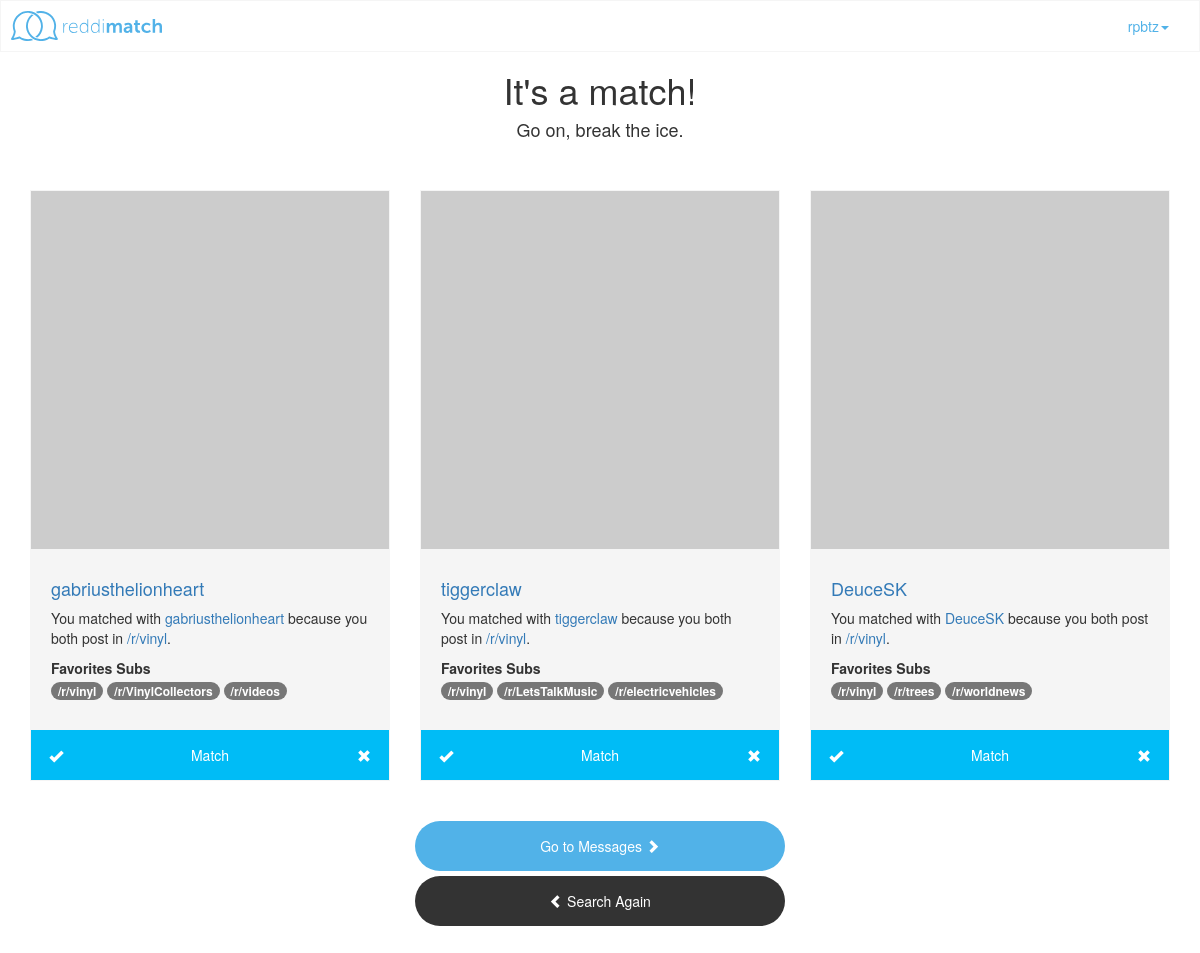
The app's page /friend_match (signed in) with its own data.
### app/models.py (models this page shows, shortened)
class User(db.Model):
    id = db.Column(db.Integer, primary_key=True)
    username = db.Column(db.String(80), unique=True)
    reddit_username = db.Column(db.String(80), unique=True)
    email = db.Column(db.String(120), unique=True)
    refresh_token = db.Column(db.String(60))
    age = db.Column(db.Integer)
    gender = db.Column(db.String(60))
    location = db.Column(db.String(120))
    postal_code = db.Column(db.String(10))
    latitude = db.Column(db.Float)
    longitude = db.Column(db.Float)
    bio = db.Column(db.String(140))
    profile_photo_url = db.Column(db.String(120))
    registered = db.Column(db.Boolean)
    deleted = db.Column(db.Boolean)
    favorited = db.relationship('Subreddit', secondary=favorite_subs,
        backref=db.backref('favorite_subs', lazy='dynamic'), lazy='dynamic')
    matched = db.relationship('User',
                               secondary=matches,
                               primaryjoin=(matches.c.user_id == id),
                               secondaryjoin=(matches.c.matched_id == id),
                               backref=db.backref('matches', lazy='dynamic'),
                               lazy='dynamic')
    is_online = db.Column(db.Boolean)
    def avatar(self, size):
        if self.email is not None:
            return 'http://www.gravatar.com/avatar/%s?d=retro&s=%d' % (md5(self.email.encode('utf-8')).hexdigest(), size)
        else:
            return 'http://www.gravatar.com/avatar/?d=mm&s=%s' % size
    def favorited_subs(self):
        return Subreddit.query.join(favorite_subs, (favorite_subs.c.subreddit_id == Subreddit.id)).filter(favorite_subs.c.user_id == self.id)
    def is_matched(self, user):
        return self.matched.filter(matches.c.matched_id == user.id).count() > 0
    def is_authenticated(self):
        return True

class Subreddit(db.Model):
    __tablename__ = 'subreddit'
    id = db.Column(db.Integer, primary_key=True)
    reddit_id = db.Column(db.String(60))
    category = db.Column(db.String(60))
    name = db.Column(db.String(60))
    def favorited_users(self):
        return User.query.join(favorite_subs, favorite_subs.c.user_id == User.id).filter(favorite_subs.c.subreddit_id == self.id)

### app/views.py (the view)
@app.route('/friend_match')
@login_required
def friend_match():
    user = current_user
    favs = user.favorited_subs().all()
    matches = []
    for sub in favs:
        users = sub.favorited_users().all()
        for u in users:
            if u.username is not user.username and user.is_matched(u) == False:
                if models.User.query.filter_by(reddit_username=u.username).first():
                    favs = models.User.query.filter_by(reddit_username=u.username).first().favorited_subs().all()
                else:
                    favs = reddit_api.get_favorite_subs(u)
                lis = ['onsite', u.username, sub.name, u.avatar(300)]
                for fav in favs:
                    lis.append(fav.name)
                matches.append(lis)
    if len(matches) > 3:
        matches = random.sample(matches, 3)
    if len(matches) == 0:
        matches = reddit_api.get_offsite_users(favs)
        if len(matches) == 0:
            matches = None
    return render_template('results.html', matches=matches)

### app/views.py (called while the page is built)
@lm.user_loader
def load_user(id):
    return models.User.query.get(int(id))

@app.before_request
def before_request():
    g.user = current_user

### app/templates/results.html (shortened to what this page needs)
{% extends "base.html" %}
{% block container%}container{% endblock %}
{% block page_class%}class="results_page"{% endblock %}
{% block content %}
  {% if current_user.is_authenticated() %}
    <div class="text-center">
      {% if matches != None %}
        <div class="row">
          <h1>It's a match!</h1>
          <h4>Go on, break the ice.</h4>
        </div>
        <div class="row matches">
        {% for match in matches %}
          <div class="col-md-4 col-sm-6 col-sm-offset-0 col-xs-10 col-xs-offset-1 text-left">
            <div class="match">
              {% if match[0] == 'onsite' %}
                <img class="profile_photo" src="{{ match[3] }}">
              {% endif %}
              <div class="match_info">
                <h4><a class="username" href="https://www.reddit.com/user/{{ match[1] }}">{{ match[1] }}</a></h4>
                <p>You matched with <a href="https://www.reddit.com/user/{{ match[1] }}">{{ match[1] }}</a> because you both post in <a href="https://www.reddit.com/r/{{ match[2] }}">/r/{{ match[2] }}</a>.</p>
                {% if match[4] is defined %}
                  <strong>Favorites Subs</strong>
                  <p>{% for sub in match[4:] %}
                    <a class="badge" href="https://www.reddit.com/r/{{sub}}">/r/{{ sub }}</a>
                  {% endfor %}</p>
                {% endif %}
              </div>
              {% if match[0] == 'onsite' %}
                <div class="match_button">
                  <span class="check glyphicon glyphicon-ok yes-match" role="button" data-username="{{ match[1] }}">
                  </span>
                  <span class="text">Match</span>
                  <span class="cross glyphicon glyphicon-remove no-match" role="button" data-username="{{ match[1] }}">
                  </span>
                </div>
              {% endif %}
            </div>
          </div>
        {% endfor %}
      <div class="buttons text-center row">
        <div class="col-md-4 col-md-offset-4 col-xs-10 col-xs-offset-1">
          <a class="btn btn-primary btn-block" role="button" href="{{ url_for('messages')}}">Go to Messages <span class="chevron glyphicon glyphicon-chevron-right"></span></a>
          <a class="btn btn-secondary btn-block" role="button" href="/match"><span class="chevron glyphicon glyphicon-chevron-left"></span> Search Again</a>
        </div>
      </div>
      </div>
      {% else %}
        <h2>No matches found :(</h2>
      {% endif %}
    </div>
  {% endif %}
{% endblock %}

### app/templates/base.html (shortened to what this page needs)
<!DOCTYPE html>
<html {% block page_class %}{% endblock %}>
  <head>
    <link href="{{url_for('static', filename='css/bootstrap.min.css')}}" rel="stylesheet" media="screen">
    <link href="{{url_for('static',filename='css/custom.css')}}" rel="stylesheet">
  </head>
  <body>
    {% if current_user.is_authenticated %}
      <div class="navbar navbar-fixed-top">
        <div class="container-fluid">
          <div class="navbar-header">
              <a class="navbar-brand" href="/">
                <img src="{{url_for('static',filename='images/logo.svg')}}" alt="reddimatch">
              </a>
            </div>
            <div class="collapse navbar-collapse" id="main-nav">
              <ul class="nav navbar-nav pull-right">
                <li class="dropdown">
                  <a href="{{ url_for('dashboard') }}" class="dropdown-toggle" data-toggle="dropdown" role="button" aria-haspopup="true" aria-expanded="false">{{g.user.username}}<span class="caret"></a>
                </li>
              </ul>
            </div>
        </div>
      </div>
    {% endif %}
    <div class="{% block container %}{% endblock %}">
      {% block content %}{% endblock %}
    </div>
  </body>
</html>

### app/static/css/custom.css (style rules this page uses)
html { position: relative; min-height:100%; }
body { margin-bottom:60px; margin-top:50px; }
body .navbar { background-color: #ffffff; color:#51b2e8; }
.navbar { border: 1px solid #f5f5f5; }
body .navbar a { color: #51b2e8; }
.navbar-brand { padding: 10px; }
.navbar-brand img { height:30px; }
.btn-primary { height: 50px; line-height: 50px; padding: 0 20px; border-radius: 50px; background: #51b2e8; border:none; }
.btn-secondary { background: #333; border:none; color:white; }
.navbar-fixed-top { background:#f5f5f5; }
.results_page { display: flex; justify-content: center; align-items: center; }
.match { border: 1px solid #f5f5f5; background: #f5f5f5; margin: 40px 0; }
.match .profile_photo { width: 100%; height: auto; }
.match .match_info { padding:20px; }
.match .match_button { display: block; position: relative; width: 100%; height: 50px; line-height: 50px; font-weight: 300; background: #00bcf6; text-align: center; cursor: pointer; color: white; overflow: hidden; z-index: 0; }
.match .match_button .check, .match .match_button .cross { opacity: 1; transition: opacity 0.25s 0.5s; }
.match .match_button::before { content: ''; z-index: 0; position: absolute; top: 50%; left: -30px; margin: -15px 0 0 -1px; width: 30px; height: 30px; border-radius: 50%; background: #66CC66; transform-origin: 0 50%; transition: transform 0.5s; transition-timing-function: cubic-bezier(0.7,0,0.9,1); }
.match .match_button::after { content: ''; z-index: -1; position: absolute; top: 50%; left: 100%; margin: -15px 0 0 1px; width: 30px; height: 30px; border-radius: 50%; background: #FF6D6D; transform-origin: 100% 50%; transition: transform 0.5s; transition-timing-function: cubic-bezier(0.7,0,0.9,1); }
.match .match_button .check { float:left; height: 50px; line-height: 50px; width: 50px; }
.match .match_button .text { position: relative; }
.match .match_button .cross { float:right; height: 50px; line-height: 50px; width: 50px; }
.matches .buttons .btn { height: 50px; line-height: 50px; padding: 0; border-radius: 50px; float:right; }

### records on screen
User: user.username "rpbtz"
User: username "gabriusthelionheart", username "gabriusthelionheart"
Subreddit: name "vinyl" "vinyl" "vinyl", name "vinyl"
Subreddit: name "VinylCollectors"
Subreddit: name "videos"
User: username "tiggerclaw", username "tiggerclaw"
Subreddit: name "LetsTalkMusic"
Subreddit: name "electricvehicles"
User: username "DeuceSK", username "DeuceSK"
Subreddit: name "trees"
Subreddit: name "worldnews"
